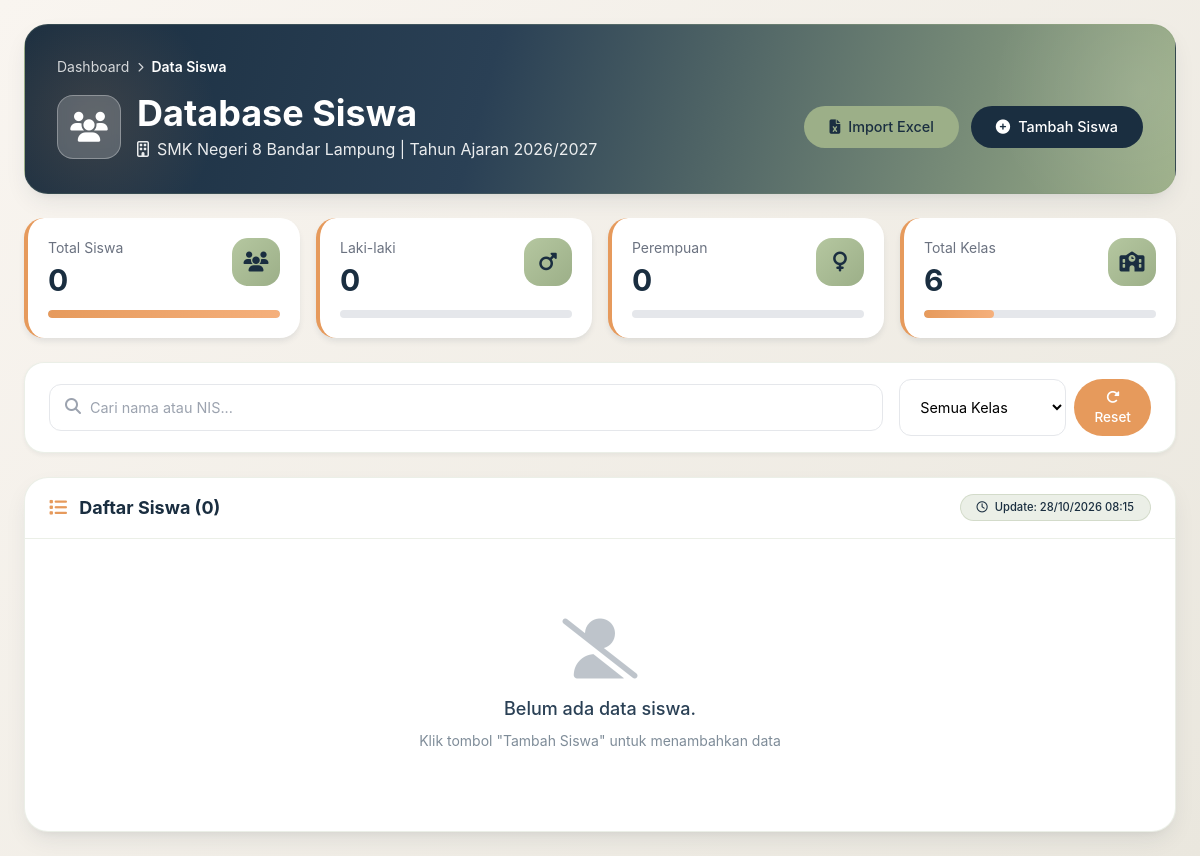
/cbt_sekolah/pages/admin/data_siswa.php (signed in), run on an earlier commit of the app's database.
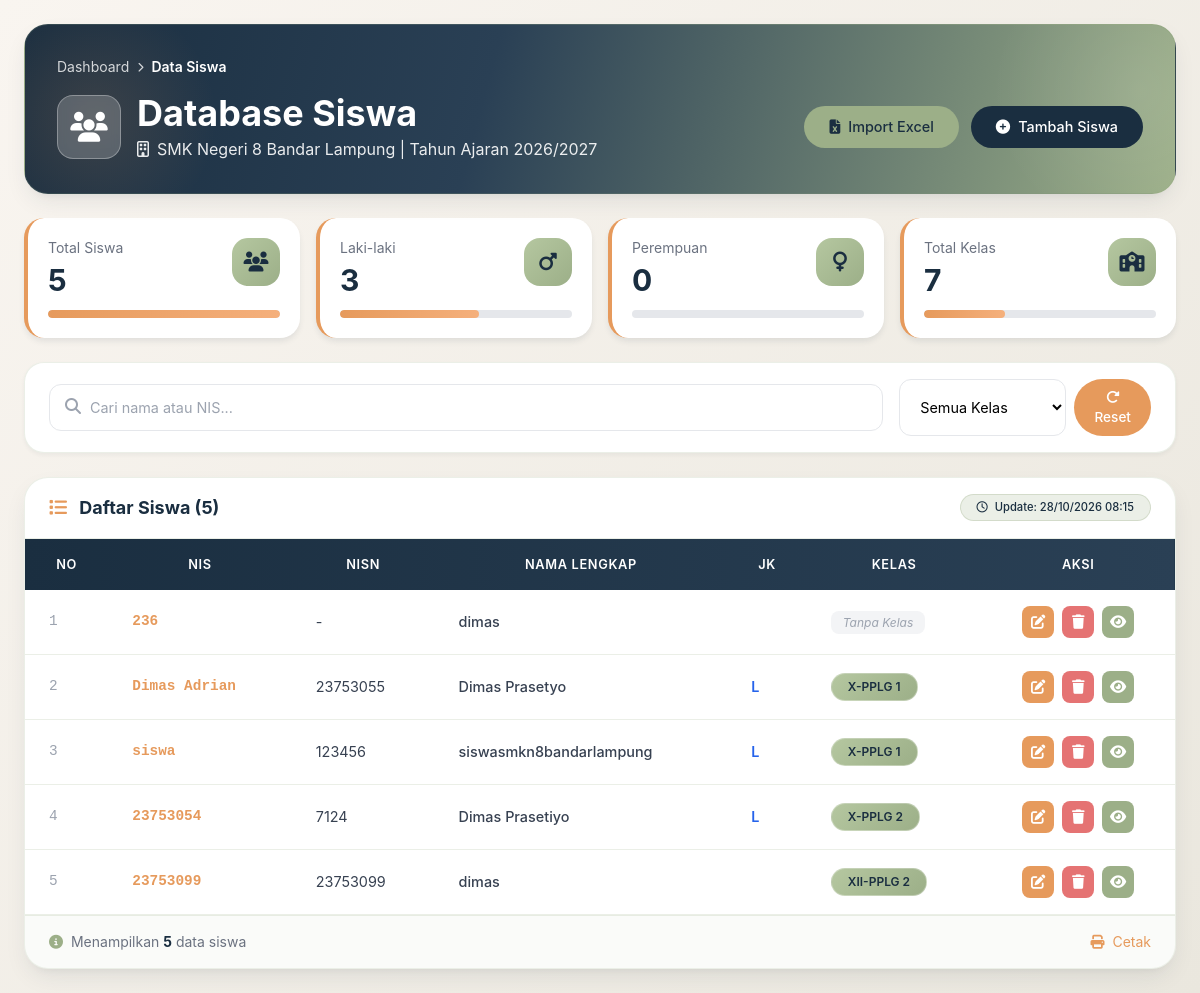
And on a later commit of the database.
### tables this page shows
CREATE TABLE `tb_users` (
  `id_user` int(11) NOT NULL,
  `nama_lengkap` varchar(100) NOT NULL,
  `ruangan` varchar(100) DEFAULT NULL,
  `username` varchar(50) NOT NULL,
  `password` varchar(255) NOT NULL,
  `role` enum('admin','guru','siswa','pengawas') NOT NULL,
  `id_kelas` int(11) DEFAULT NULL,
  `nisn` varchar(20) DEFAULT NULL,
  `jenis_kelamin` enum('L','P') DEFAULT NULL,
  `tempat_lahir` varchar(100) DEFAULT NULL,
  `tanggal_lahir` date DEFAULT NULL,
  `nis` varchar(20) DEFAULT NULL,
  `agama` varchar(20) DEFAULT NULL,
  `alamat` text DEFAULT NULL,
  `created_at` timestamp NOT NULL DEFAULT current_timestamp(),
  `status` enum('aktif','nonaktif') DEFAULT 'aktif'
);

CREATE TABLE `tb_kelas` (
  `id_kelas` int(11) NOT NULL,
  `tingkat` enum('X','XI','XII') DEFAULT NULL,
  `nama_kelas` varchar(50) NOT NULL
);

### cbt_sekolah/pages/admin/data_siswa.php (the view, shortened to what the changed rows need)
<?php
require_once '../../config/koneksi.php';
$query = "SELECT u.*, k.nama_kelas, k.tingkat
          FROM tb_users u
          LEFT JOIN tb_kelas k ON u.id_kelas = k.id_kelas
          WHERE u.role = 'siswa'
          ORDER BY k.tingkat ASC, k.nama_kelas ASC, u.nama_lengkap ASC";
$stmt = $pdo->query($query);
$siswa = $stmt->fetchAll();
$total_siswa = count($siswa);
$total_kelas = $pdo->query("SELECT COUNT(*) FROM tb_kelas")->fetchColumn();
$total_laki = $pdo->query("SELECT COUNT(*) FROM tb_users WHERE role='siswa' AND jenis_kelamin='L'")->fetchColumn();
?>
<!DOCTYPE html>
<html lang="id">
<head>
    <script src="https://cdn.tailwindcss.com"></script>
    <link rel="stylesheet" href="https://cdnjs.cloudflare.com/ajax/libs/font-awesome/6.4.0/css/all.min.css">
</head>
<body>
    <div class="main-container animate-fadeInUp">
        <div class="card p-8 mb-6 header-gradient text-white relative overflow-hidden">
            <div class="relative z-10">
                <div class="flex flex-col md:flex-row md:items-center justify-between gap-6">
                    <div class="flex items-center gap-4">
                        <div>
                            <h1 class="text-3xl md:text-4xl font-bold mb-1">Database Siswa</h1>
                        </div>
                    </div>
                </div>
            </div>
        </div>
        <div class="grid grid-cols-1 sm:grid-cols-2 lg:grid-cols-4 gap-4 mb-6">
            <div class="stat-card">
                <div class="flex items-start justify-between">
                    <div>
                        <p class="text-sm text-gray-500 mb-1">Total Siswa</p>
                        <p class="text-3xl font-bold" style="color: var(--navy);"><?= $total_siswa ?></p>
                    </div>
                </div>
            </div>
            <div class="stat-card">
                <div class="flex items-start justify-between">
                    <div>
                        <p class="text-sm text-gray-500 mb-1">Laki-laki</p>
                        <p class="text-3xl font-bold" style="color: var(--navy);"><?= $total_laki ?></p>
                    </div>
                </div>
                <div class="progress-bar mt-3">
                    <div class="progress-fill" style="width: <?= $total_siswa > 0 ? ($total_laki / $total_siswa * 100) : 0 ?>%;"></div>
                </div>
            </div>
            <div class="stat-card">
                <div class="flex items-start justify-between">
                    <div>
                        <p class="text-sm text-gray-500 mb-1">Total Kelas</p>
                        <p class="text-3xl font-bold" style="color: var(--navy);"><?= $total_kelas ?></p>
                    </div>
                </div>
                <div class="progress-bar mt-3">
                    <div class="progress-fill" style="width: <?= min(100, ($total_kelas / 20) * 100) ?>%;"></div>
                </div>
            </div>
        </div>
        <div class="card overflow-hidden">
            <div class="px-6 py-4 border-b border-gray-100 flex flex-wrap items-center justify-between gap-4" style="border-color: rgba(156, 175, 136, 0.2);">
                <h2 class="font-bold text-lg" style="color: var(--navy);">
                    <i class="fas fa-list mr-2" style="color: var(--orange);"></i>
                    Daftar Siswa (<?= $total_siswa ?>)
                </h2>
                <span class="badge-update">
                    <i class="far fa-clock mr-1"></i> Update: <?= date('d/m/Y H:i') ?>
                </span>
            </div>
            <div class="overflow-x-auto">
                <?php if ($total_siswa > 0): ?>
                <table class="w-full">
                    <thead>
                        <tr>
                            <th>No</th>
                            <th>NIS</th>
                            <th>NISN</th>
                            <th>Nama Lengkap</th>
                            <th>JK</th>
                            <th>Kelas</th>
                            <th class="text-center">Aksi</th>
                        </tr>
                    </thead>
                    <tbody>
                        <?php $no = 1;
                        foreach ($siswa as $row): ?>
                        <tr class="siswa-row">
                            <td class="font-mono text-gray-400"><?= $no++ ?></td>
                            <td class="font-mono font-bold" style="color: var(--orange);"><?= htmlspecialchars($row['username']) ?></td>
                            <td><?= htmlspecialchars($row['nisn'] ?: '-') ?></td>
                            <td class="font-medium searchable"><?= htmlspecialchars($row['nama_lengkap']); ?></td>
                            <td>
                                <span class="font-semibold <?= $row['jenis_kelamin'] == 'L' ? 'text-blue-600' : 'text-pink-600' ?>">
                                    <?= $row['jenis_kelamin'] ?>
                                </span>
                            </td>
                            <td>
                                <?php if ($row['nama_kelas']): ?>
                                    <span class="badge-kelas">
                                        <?= htmlspecialchars($row['nama_kelas']); ?>
                                    </span>
                                <?php else: ?>
                                    <span class="bg-gray-100 text-gray-400 py-1 px-3 rounded-lg text-xs italic">
                                        Tanpa Kelas
                                    </span>
                                <?php endif; ?>
                            </td>
                            <td>
                                <div class="flex items-center justify-center gap-2">
                                    <button onclick="bukaModalEdit(<?= htmlspecialchars(json_encode($row)) ?>)"
                                            class="action-btn edit" title="Edit">
                                        <i class="fas fa-edit"></i>
                                    </button>
                                    <button onclick="konfirmasiHapus(<?= $row['id_user']; ?>)"
                                            class="action-btn delete" title="Hapus">
                                        <i class="fas fa-trash"></i>
                                    </button>
                                    <a href="detail_siswa.php?id=<?= $row['id_user'] ?>"
                                       class="action-btn view" title="Detail">
                                        <i class="fas fa-eye"></i>
                                    </a>
                                </div>
                            </td>
                        </tr>
                        <?php endforeach; ?>
                    </tbody>
                </table>
                <?php else: ?>
                <div class="py-20 text-center">
                    <div class="flex flex-col items-center justify-center" style="color: var(--navy-light);">
                        <i class="fas fa-user-slash text-6xl mb-4 opacity-30"></i>
                        <p class="text-lg font-medium">Belum ada data siswa.</p>
                        <p class="text-sm mt-2 opacity-60">Klik tombol "Tambah Siswa" untuk menambahkan data</p>
                    </div>
                </div>
                <?php endif; ?>
            </div>
            <?php if ($total_siswa > 0): ?>
            <div class="border-t px-6 py-4 text-sm flex justify-between items-center" style="border-color: rgba(156, 175, 136, 0.2); background: rgba(156, 175, 136, 0.05);">
                <div class="text-gray-500">
                    <i class="fas fa-info-circle mr-1" style="color: var(--sage);"></i>
                    Menampilkan <span class="font-bold" style="color: var(--navy);"><?= $total_siswa ?></span> data siswa
                </div>
                <div>
                    <button onclick="cetakData()" class="text-sm hover:underline" style="color: var(--orange);">
                        <i class="fas fa-print mr-1"></i> Cetak
                    </button>
                </div>
            </div>
            <?php endif; ?>
        </div>
    </div>
</body>
</html>

What changed in the data, as far as the page shows it:
added tb_users: username "236", nisn "-", nama_lengkap "dimas", shows "Tanpa Kelas"
added tb_users: username "Dimas Adrian", nisn "23753055", nama_lengkap "Dimas Prasetyo", jenis_kelamin "L", id_kelas.nama_kelas "X-PPLG 1"
added tb_users: username "siswa", nisn "123456", nama_lengkap "siswasmkn8bandarlampung", jenis_kelamin "L", id_kelas.nama_kelas "X-PPLG 1"
added tb_users: username "23753054", nisn "7124", nama_lengkap "Dimas Prasetiyo", jenis_kelamin "L", id_kelas.nama_kelas "X-PPLG 2"
added tb_users: username "23753099", nisn "23753099", nama_lengkap "dimas", id_kelas.nama_kelas "XII-PPLG 2"
Also different on the page:
$total_siswa: "0" → "5"
$total_laki: "0" → "3"
$total_kelas: "6" → "7"
min(100, ($total_kelas / 20) * 100): 30 → 35 (drawn)
$total_siswa: (not shown) → "5"
text no longer shown: "Belum ada data siswa. Klik tombol \"Tambah Siswa\" untuk menambahkan data"
text now shown: "NO NIS NISN NAMA LENGKAP JK KELAS AKSI Menampilkan data siswa Cetak"
